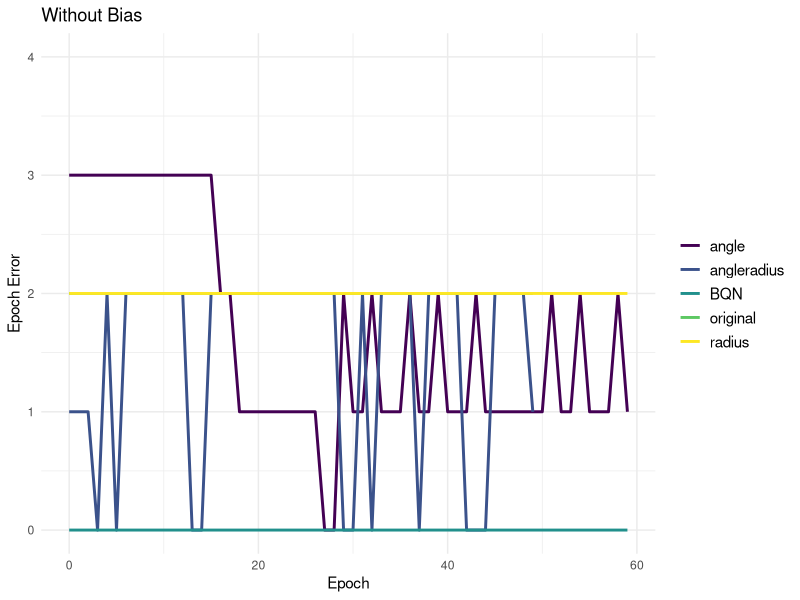
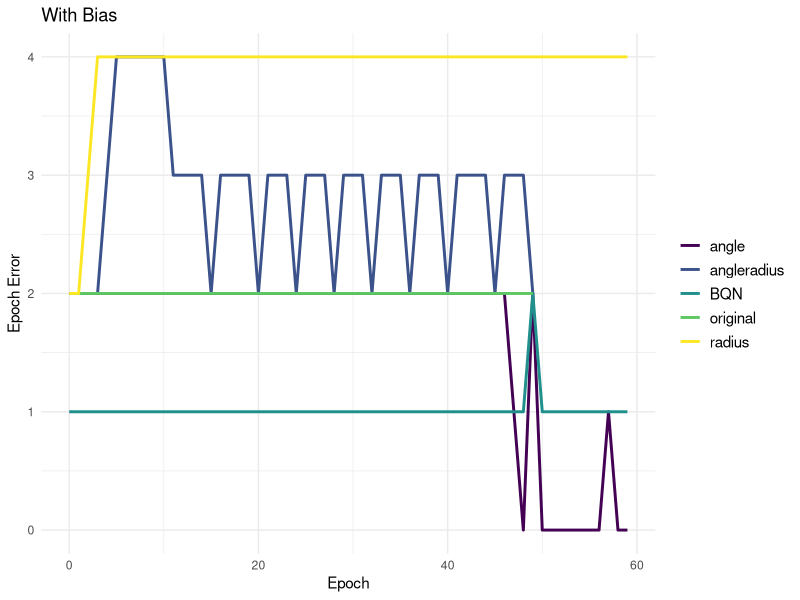
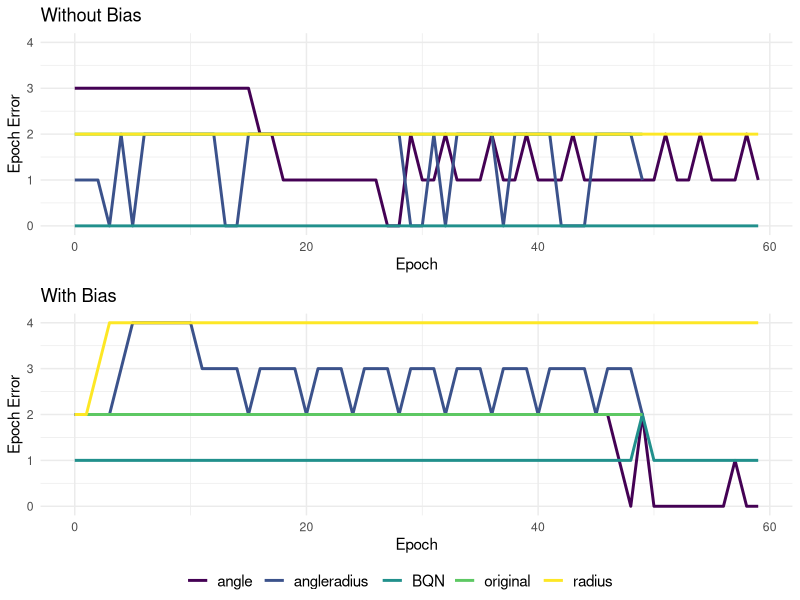
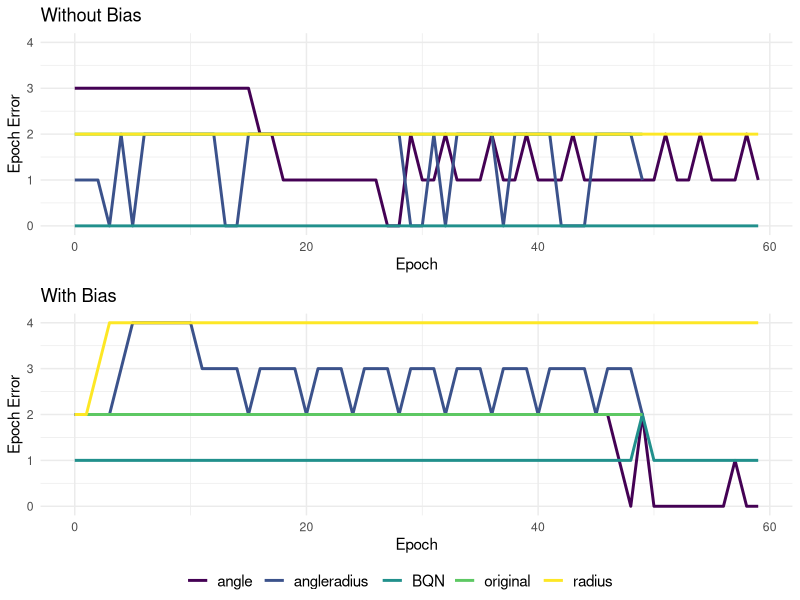

The R source for these figures, in order:

library(readr)
library(viridis)
library(dplyr)
library(ggplot2)
library(ggpubr)
library(stringr)
library(viridis)
library(data.table)




xornobias = read_csv('data_and_results/XOR/error_by_epoch_nobias.csv')


p1 = ggplot(xornobias, aes(x=epoch, y=value, group=model, color=model)) +
  geom_line(size=1) +
  scale_color_viridis(discrete = TRUE) +
  labs(x='Epoch', y="Epoch Error", title='Without Bias')+
  theme_minimal()+
  scale_y_continuous(limits=c(0,4))+
  theme(legend.title = element_blank(), 
        legend.text = element_text(size=11))+
  guides(color = guide_legend(override.aes = list(size = 4) ) )
p1


xorbias = read_csv('data_and_results/XOR/error_by_epoch_bias.csv')

p2 = ggplot(xorbias, aes(x=epoch, y=value, group=model, color=model)) +
  geom_line(size=1) +
  scale_color_viridis(discrete = TRUE) +
  labs(x='Epoch', y="Epoch Error", title='With Bias')+
  theme_minimal() +
  theme(legend.title = element_blank(), 
        legend.text = element_text(size=11))+
  guides(color = guide_legend(override.aes = list(size = 4)) )

p2

ggarrange(p1, p2, ncol = 1, nrow = 2, common.legend = T, legend='bottom')
ggsave('results/xor-epoch.png', height = 5, width = 7, units = 'in')  
